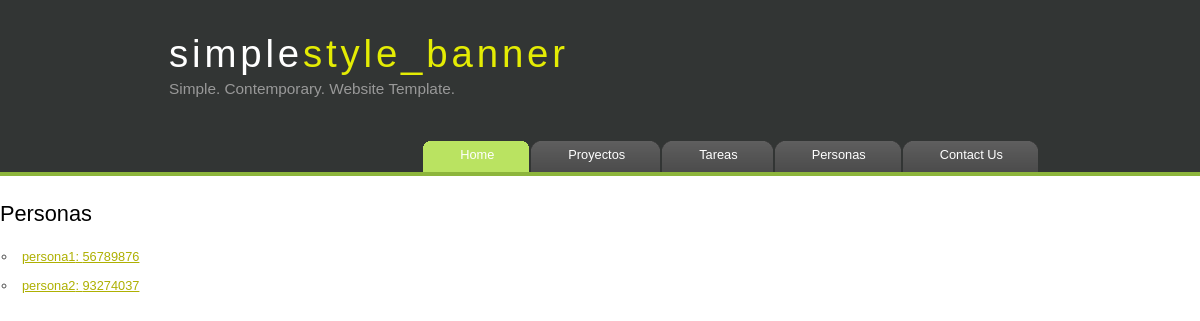
The page /appGP/listadoDePersonas/ on the database its author committed.
### appGP/models.py (models this page shows, shortened)
class Persona(models.Model):
    nombre= models.CharField(max_length=100)
    dni= models.TextField(max_length=8)
    telefono = models.CharField(max_length=9, blank=True)
    edad = models.PositiveIntegerField()
    tarea = models.ForeignKey(Tarea, related_name="personas", on_delete=models.CASCADE)
    correo_electronico = models.EmailField(max_length=254, null=True, blank=True)
    direccion = models.TextField(null=True, blank=True)
    rol = models.CharField(
        max_length=50,
        choices=[('Manager', 'Manager'), ('Developer', 'Desarrollador'), ('Tester', 'Tester')],
        default='Developer'
    )
    ImagenPersona = models.URLField(max_length=600, null=True, blank=True)

### appGP/views.py (the view)
# urls.py: path('listadoDePersonas/', views.listadePersonas, name='listaPer'),
def listadePersonas(request):
    personas = Persona.objects.order_by('dni')
    context = {'personas' : personas}
    return render(request,'listaPersonas.html', context)

### appGP/templates/listaPersonas.html (shortened to what this page needs)
<!DOCTYPE html>
<html lang="es">
<head>
    {% load static %}
    <link rel="stylesheet" type="text/css" href="{% static 'style/style.css' %}">
</head>
<body>
    <div id="main">
        <div id="header">
            <div id="logo">
                <div id="logo_text">
                <h1><a href="{% url 'index' %}">simple<span class="logo_colour">style_banner</span></a></h1>
                <h2>Simple. Contemporary. Website Template.</h2>
                </div>
            </div>
            <div id="menubar">
                <ul id="menu">
                <li class="selected"><a href="{% url 'index' %}">Home</a></li>
                <li><a href="{% url 'listaP' %}">Proyectos</a></li>
                <li><a href="{% url 'listaT' %}">Tareas</a></li>
                <li><a href="{% url 'listaPer' %}">Personas</a></li>
                <li><a href="{% url 'listaP' %}">Contact Us</a></li>
                </ul>
            </div>
    <h1>Personas</h1>
    <ul>
        {% for per in personas %}
        <li>
            <a href="{% url 'detallePersona' per.id %}">{{ per.nombre }}: {{ per.dni }}</a>
        </li>
        {% endfor %}
    </ul>
</body>
</html>

### appGP/static/style/style.css (style rules this page uses)
html { height: 100%; }
* { margin: 0; padding: 0; }
body { font: normal .80em 'trebuchet ms', arial, sans-serif; background: #FFF; color: #555; }
h1, h2, h3, h4, h5, h6 { color: #362C20; letter-spacing: 0em; padding: 0 0 5px 0; }
h1, h2, h3 { font: normal 170% 'century gothic', arial; margin: 0 0 15px 0; padding: 15px 0 5px 0; color: #000; }
h2 { font-size: 160%; padding: 9px 0 5px 0; color: #009FBC; }
a, a:hover { outline: none; text-decoration: underline; color: #AEB002; }
ul { margin: 2px 0 22px 17px; }
ul li { list-style-type: circle; margin: 0 0 6px 0; padding: 0 0 4px 5px; line-height: 1.5em; }
#main, #logo, #menubar, #site_content, #footer { margin-left: auto; margin-right: auto; }
#header { background: #323534 url(back.png) repeat-x; height: 177px; }
#logo { width: 880px; position: relative; height: 140px; background: transparent; }
#logo #logo_text { position: absolute; top: 10px; left: 0; }
#logo h1, #logo h2 { font: normal 300% 'century gothic', arial, sans-serif; border-bottom: 0; text-transform: none; margin: 0 0 0 9px; }
#logo_text h1, #logo_text h1 a, #logo_text h1 a:hover { padding: 22px 0 0 0; color: #FFF; letter-spacing: 0.1em; text-decoration: none; }
#logo_text h1 a .logo_colour { color: #E4EC04; }
#logo_text h2 { font-size: 120%; padding: 4px 0 0 0; color: #999; }
#menubar { width: 880px; height: 46px; }
ul#menu { float: right; margin: 0; }
ul#menu li { float: left; padding: 0 0 0 9px; list-style: none; margin: 1px 2px 0 0; background: #5A5A5A url(tab.png) no-repeat 0 0; }
ul#menu li a { font: normal 100% 'trebuchet ms', sans-serif; display: block; float: left; height: 20px; padding: 6px 35px 5px 28px; text-align: center; color: #FFF; text-decoration: none; background: #5A5A5A url(tab.png) no-repeat 100% 0; }
ul#menu li.selected a { height: 20px; padding: 6px 35px 5px 28px; }
ul#menu li.selected { margin: 1px 2px 0 0; background: #00C6F0 url(tab_selected.png) no-repeat 0 0; }
ul#menu li.selected a, ul#menu li.selected a:hover { background: #00C6F0 url(tab_selected.png) no-repeat 100% 0; color: #FFF; }

### rows shown on the page
Persona: nombre "persona1", dni "56789876"
Persona: nombre "persona2", dni "93274037"
